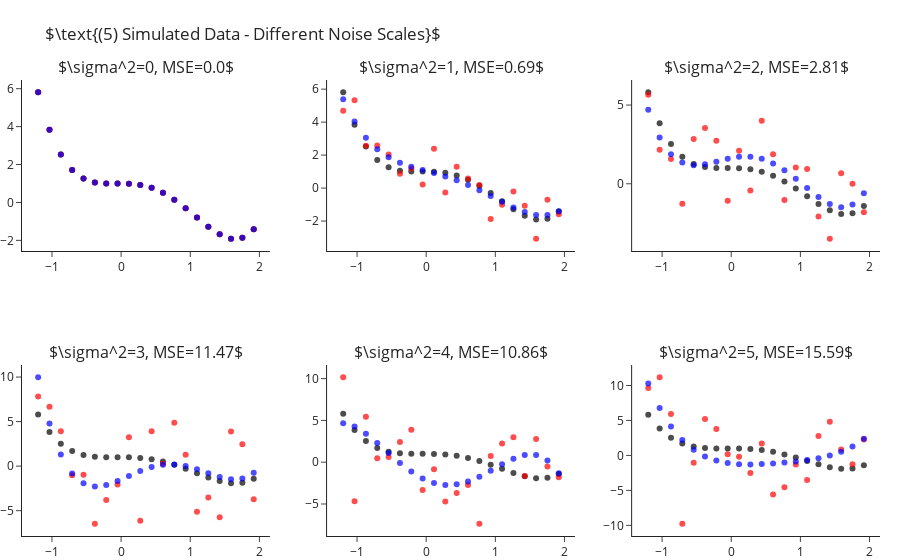

Notebook cell for this chart:
### Markdown cell above
How is it that we are able to fit "better" models for $k$s larger than the true one? As we increase $k$ we enable the model
more "degrees of freedom" to try and adapt itself to the observed data. The higher $k$ the more the learner will "go after
the noise" and miss the real signal of the data. In other words, what we have just observed is what is known as **overfitting**.

Later in the course we will learn methods for detection and avoidance of overfitting.


## Fitting Polynomial Over Different Sample Noise Levels

Next, let us set $k=4$ (the true values) and study the outputted models when training over different noise levels. Though
we will only be changing the scale of the noise (i.e. the variance, $\sigma^2$), changing other properties such as its
distribution is interesting too. As we would expect, as we increase the scale of the noise our error increases. We can
observe this also in a visual manner, where the fitted polynomial (in blue) less and less resembles the actual model (in black).

### Code cell
scales = range(6)
fig = make_subplots(2, 3, subplot_titles=list(map(str, scales)))
for i, s in enumerate(scales):
    r,c = i//3+1, i%3+1
    
    y = y_ + np.random.normal(scale=s, size=len(y_))
    y_hat = make_pipeline(PolynomialFeatures(4), LinearRegression(fit_intercept=False)).fit(X, y).predict(X)

    fig.add_traces([go.Scatter(x=x, y=y_, mode="markers", name="Real Points",  marker=dict(color="black", opacity=.7), showlegend=False),
                    go.Scatter(x=x, y=y, mode="markers", name="Observed Points",  marker=dict(color="red", opacity=.7), showlegend=False),
                    go.Scatter(x=x, y=y_hat, mode="markers", name="Predicted Points",  marker=dict(color="blue", opacity=.7), showlegend=False)], rows=r, cols=c)
    fig["layout"]["annotations"][i]["text"] = rf"$\sigma^2={{0}}, MSE={{1}}$".format(s, round(np.mean((y-y_hat)**2), 2))

fig.update_layout(title=r"$\text{(5) Simulated Data - Different Noise Scales}$", margin=dict(t=80)).show()

### Figure 1 — Plotly figure (JSON) as saved in the notebook; plotly's stock layout.template omitted (floating-point values rounded to 4 significant figures)
{"data": [{"marker": {"color": "black", "opacity": 0.7}, "mode": "markers", "name": "Real Points", "showlegend": false, "x": [-1.2, -1.036, -0.8718, -0.7077, -0.5436, -0.3795, -0.2154, -0.05128, 0.1128, 0.2769, 0.441, 0.6051, 0.7692, 0.9333, 1.097, 1.262, 1.426, 1.59, 1.754, 1.918], "y": [5.81, 3.838, 2.523, 1.709, 1.261, 1.058, 0.9989, 0.999, 0.9909, 0.9251, 0.769, 0.5078, 0.1439, -0.3028, -0.7951, -1.278, -1.68, -1.912, -1.866, -1.418], "type": "scatter", "xaxis": "x", "yaxis": "y"}, {"marker": {"color": "red", "opacity": 0.7}, "mode": "markers", "name": "Observed Points", "showlegend": false, "x": [-1.2, -1.036, -0.8718, -0.7077, -0.5436, -0.3795, -0.2154, -0.05128, 0.1128, 0.2769, 0.441, 0.6051, 0.7692, 0.9333, 1.097, 1.262, 1.426, 1.59, 1.754, 1.918], "y": [5.81, 3.838, 2.523, 1.709, 1.261, 1.058, 0.9989, 0.999, 0.9909, 0.9251, 0.769, 0.5078, 0.1439, -0.3028, -0.7951, -1.278, -1.68, -1.912, -1.866, -1.418], "type": "scatter", "xaxis": "x", "yaxis": "y"}, {"marker": {"color": "blue", "opacity": 0.7}, "mode": "markers", "name": "Predicted Points", "showlegend": false, "x": [-1.2, -1.036, -0.8718, -0.7077, -0.5436, -0.3795, -0.2154, -0.05128, 0.1128, 0.2769, 0.441, 0.6051, 0.7692, 0.9333, 1.097, 1.262, 1.426, 1.59, 1.754, 1.918], "y": [5.81, 3.838, 2.523, 1.709, 1.261, 1.058, 0.9989, 0.999, 0.9909, 0.9251, 0.769, 0.5078, 0.1439, -0.3028, -0.7951, -1.278, -1.68, -1.912, -1.866, -1.418], "type": "scatter", "xaxis": "x", "yaxis": "y"}, {"marker": {"color": "black", "opacity": 0.7}, "mode": "markers", "name": "Real Points", "showlegend": false, "x": [-1.2, -1.036, -0.8718, -0.7077, -0.5436, -0.3795, -0.2154, -0.05128, 0.1128, 0.2769, 0.441, 0.6051, 0.7692, 0.9333, 1.097, 1.262, 1.426, 1.59, 1.754, 1.918], "y": [5.81, 3.838, 2.523, 1.709, 1.261, 1.058, 0.9989, 0.999, 0.9909, 0.9251, 0.769, 0.5078, 0.1439, -0.3028, -0.7951, -1.278, -1.68, -1.912, -1.866, -1.418], "type": "scatter", "xaxis": "x2", "yaxis": "y2"}, {"marker": {"color": "red", "opacity": 0.7}, "mode": "markers", "name": "Observed Points", "showlegend": false, "x": [-1.2, -1.036, -0.8718, -0.7077, -0.5436, -0.3795, -0.2154, -0.05128, 0.1128, 0.2769, 0.441, 0.6051, 0.7692, 0.9333, 1.097, 1.262, 1.426, 1.59, 1.754, 1.918], "y": [4.696, 5.322, 2.573, 2.581, 2.037, 0.8742, 1.19, 0.2144, 2.382, -0.2701, 1.295, 0.5855, 0.1858, -1.873, -1.009, -0.2017, -1.069, -3.071, -0.7051, -1.583], "type": "scatter", "xaxis": "x2", "yaxis": "y2"}, {"marker": {"color": "blue", "opacity": 0.7}, "mode": "markers", "name": "Predicted Points", "showlegend": false, "x": [-1.2, -1.036, -0.8718, -0.7077, -0.5436, -0.3795, -0.2154, -0.05128, 0.1128, 0.2769, 0.441, 0.6051, 0.7692, 0.9333, 1.097, 1.262, 1.426, 1.59, 1.754, 1.918], "y": [5.391, 4.034, 3.048, 2.351, 1.867, 1.532, 1.29, 1.095, 0.9099, 0.7083, 0.4724, 0.194, -0.1255, -0.4753, -0.8351, -1.175, -1.456, -1.629, -1.636, -1.409], "type": "scatter", "xaxis": "x2", "yaxis": "y2"}, {"marker": {"color": "black", "opacity": 0.7}, "mode": "markers", "name": "Real Points", "showlegend": false, "x": [-1.2, -1.036, -0.8718, -0.7077, -0.5436, -0.3795, -0.2154, -0.05128, 0.1128, 0.2769, 0.441, 0.6051, 0.7692, 0.9333, 1.097, 1.262, 1.426, 1.59, 1.754, 1.918], "y": [5.81, 3.838, 2.523, 1.709, 1.261, 1.058, 0.9989, 0.999, 0.9909, 0.9251, 0.769, 0.5078, 0.1439, -0.3028, -0.7951, -1.278, -1.68, -1.912, -1.866, -1.418], "type": "scatter", "xaxis": "x3", "yaxis": "y3"}, {"marker": {"color": "red", "opacity": 0.7}, "mode": "markers", "name": "Observed Points", "showlegend": false, "x": [-1.2, -1.036, -0.8718, -0.7077, -0.5436, -0.3795, -0.2154, -0.05128, 0.1128, 0.2769, 0.441, 0.6051, 0.7692, 0.9333, 1.097, 1.262, 1.426, 1.59, 1.754, 1.918], "y": [5.658, 2.157, 1.571, -1.269, 2.851, 3.541, 2.731, -1.071, 2.09, -0.4275, 4.007, 1.874, -1.036, 1.038, 0.9311, -2.074, -3.488, 0.6652, 0.0001937, -1.802], "type": "scatter", "xaxis": "x3", "yaxis": "y3"}, {"marker": {"color": "blue", "opacity": 0.7}, "mode": "markers", "name": "Predicted Points", "showlegend": false, "x": [-1.2, -1.036, -0.8718, -0.7077, -0.5436, -0.3795, -0.2154, -0.05128, 0.1128, 0.2769, 0.441, 0.6051, 0.7692, 0.9333, 1.097, 1.262, 1.426, 1.59, 1.754, 1.918], "y": [4.705, 2.939, 1.88, 1.346, 1.178, 1.237, 1.405, 1.587, 1.709, 1.717, 1.582, 1.292, 0.861, 0.3215, -0.2712, -0.8405, -1.288, -1.495, -1.319, -0.5986], "type": "scatter", "xaxis": "x3", "yaxis": "y3"}, {"marker": {"color": "black", "opacity": 0.7}, "mode": "markers", "name": "Real Points", "showlegend": false, "x": [-1.2, -1.036, -0.8718, -0.7077, -0.5436, -0.3795, -0.2154, -0.05128, 0.1128, 0.2769, 0.441, 0.6051, 0.7692, 0.9333, 1.097, 1.262, 1.426, 1.59, 1.754, 1.918], "y": [5.81, 3.838, 2.523, 1.709, 1.261, 1.058, 0.9989, 0.999, 0.9909, 0.9251, 0.769, 0.5078, 0.1439, -0.3028, -0.7951, -1.278, -1.68, -1.912, -1.866, -1.418], "type": "scatter", "xaxis": "x4", "yaxis": "y4"}, {"marker": {"color": "red", "opacity": 0.7}, "mode": "markers", "name": "Observed Points", "showlegend": false, "x": [-1.2, -1.036, -0.8718, -0.7077, -0.5436, -0.3795, -0.2154, -0.05128, 0.1128, 0.2769, 0.441, 0.6051, 0.7692, 0.9333, 1.097, 1.262, 1.426, 1.59, 1.754, 1.918], "y": [7.828, 6.68, 3.926, -1.014, -0.9708, -6.463, -3.803, -2.059, 3.255, -6.123, 3.918, 0.2784, 4.867, 1.27, -5.119, -3.522, -5.726, 3.889, 2.449, -3.722], "type": "scatter", "xaxis": "x4", "yaxis": "y4"}, {"marker": {"color": "blue", "opacity": 0.7}, "mode": "markers", "name": "Predicted Points", "showlegend": false, "x": [-1.2, -1.036, -0.8718, -0.7077, -0.5436, -0.3795, -0.2154, -0.05128, 0.1128, 0.2769, 0.441, 0.6051, 0.7692, 0.9333, 1.097, 1.262, 1.426, 1.59, 1.754, 1.918], "y": [9.973, 4.791, 1.31, -0.8235, -1.925, -2.276, -2.122, -1.672, -1.1, -0.5446, -0.1075, 0.1441, 0.1791, 0.002305, -0.3461, -0.7901, -1.218, -1.482, -1.4, -0.7521], "type": "scatter", "xaxis": "x4", "yaxis": "y4"}, {"marker": {"color": "black", "opacity": 0.7}, "mode": "markers", "name": "Real Points", "showlegend": false, "x": [-1.2, -1.036, -0.8718, -0.7077, -0.5436, -0.3795, -0.2154, -0.05128, 0.1128, 0.2769, 0.441, 0.6051, 0.7692, 0.9333, 1.097, 1.262, 1.426, 1.59, 1.754, 1.918], "y": [5.81, 3.838, 2.523, 1.709, 1.261, 1.058, 0.9989, 0.999, 0.9909, 0.9251, 0.769, 0.5078, 0.1439, -0.3028, -0.7951, -1.278, -1.68, -1.912, -1.866, -1.418], "type": "scatter", "xaxis": "x5", "yaxis": "y5"}, {"marker": {"color": "red", "opacity": 0.7}, "mode": "markers", "name": "Observed Points", "showlegend": false, "x": [-1.2, -1.036, -0.8718, -0.7077, -0.5436, -0.3795, -0.2154, -0.05128, 0.1128, 0.2769, 0.441, 0.6051, 0.7692, 0.9333, 1.097, 1.262, 1.426, 1.59, 1.754, 1.918], "y": [10.16, -4.671, 5.451, 0.4826, 0.6168, 2.42, 3.896, -3.327, -0.8387, -4.708, -3.675, -2.735, -7.358, 0.7475, 2.235, 2.988, -1.661, 2.765, -0.5183, -1.786], "type": "scatter", "xaxis": "x5", "yaxis": "y5"}, {"marker": {"color": "blue", "opacity": 0.7}, "mode": "markers", "name": "Predicted Points", "showlegend": false, "x": [-1.2, -1.036, -0.8718, -0.7077, -0.5436, -0.3795, -0.2154, -0.05128, 0.1128, 0.2769, 0.441, 0.6051, 0.7692, 0.9333, 1.097, 1.262, 1.426, 1.59, 1.754, 1.918], "y": [4.669, 4.268, 3.418, 2.307, 1.096, -0.08289, -1.121, -1.937, -2.478, -2.716, -2.649, -2.304, -1.732, -1.011, -0.2481, 0.4266, 0.8541, 0.8497, 0.202, -1.327], "type": "scatter", "xaxis": "x5", "yaxis": "y5"}, {"marker": {"color": "black", "opacity": 0.7}, "mode": "markers", "name": "Real Points", "showlegend": false, "x": [-1.2, -1.036, -0.8718, -0.7077, -0.5436, -0.3795, -0.2154, -0.05128, 0.1128, 0.2769, 0.441, 0.6051, 0.7692, 0.9333, 1.097, 1.262, 1.426, 1.59, 1.754, 1.918], "y": [5.81, 3.838, 2.523, 1.709, 1.261, 1.058, 0.9989, 0.999, 0.9909, 0.9251, 0.769, 0.5078, 0.1439, -0.3028, -0.7951, -1.278, -1.68, -1.912, -1.866, -1.418], "type": "scatter", "xaxis": "x6", "yaxis": "y6"}, {"marker": {"color": "red", "opacity": 0.7}, "mode": "markers", "name": "Observed Points", "showlegend": false, "x": [-1.2, -1.036, -0.8718, -0.7077, -0.5436, -0.3795, -0.2154, -0.05128, 0.1128, 0.2769, 0.441, 0.6051, 0.7692, 0.9333, 1.097, 1.262, 1.426, 1.59, 1.754, 1.918], "y": [9.628, 11.17, 5.922, -9.762, -1.042, 5.215, 3.768, 0.1531, -0.1978, -2.521, 1.714, -5.597, -4.547, -1.302, -3.502, 2.772, 4.828, 0.831, -1.272, 2.264], "type": "scatter", "xaxis": "x6", "yaxis": "y6"}, {"marker": {"color": "blue", "opacity": 0.7}, "mode": "markers", "name": "Predicted Points", "showlegend": false, "x": [-1.2, -1.036, -0.8718, -0.7077, -0.5436, -0.3795, -0.2154, -0.05128, 0.1128, 0.2769, 0.441, 0.6051, 0.7692, 0.9333, 1.097, 1.262, 1.426, 1.59, 1.754, 1.918], "y": [10.28, 6.797, 4.15, 2.195, 0.8031, -0.1425, -0.7435, -1.087, -1.248, -1.283, -1.239, -1.146, -1.021, -0.865, -0.667, -0.4007, -0.02555, 0.513, 1.284, 2.37], "type": "scatter", "xaxis": "x6", "yaxis": "y6"}], "layout": {"xaxis": {"anchor": "y", "domain": [0.0, 0.2889]}, "yaxis": {"anchor": "x", "domain": [0.625, 1.0]}, "xaxis2": {"anchor": "y2", "domain": [0.3556, 0.6444]}, "yaxis2": {"anchor": "x2", "domain": [0.625, 1.0]}, "xaxis3": {"anchor": "y3", "domain": [0.7111, 1.0]}, "yaxis3": {"anchor": "x3", "domain": [0.625, 1.0]}, "xaxis4": {"anchor": "y4", "domain": [0.0, 0.2889]}, "yaxis4": {"anchor": "x4", "domain": [0.0, 0.375]}, "xaxis5": {"anchor": "y5", "domain": [0.3556, 0.6444]}, "yaxis5": {"anchor": "x5", "domain": [0.0, 0.375]}, "xaxis6": {"anchor": "y6", "domain": [0.7111, 1.0]}, "yaxis6": {"anchor": "x6", "domain": [0.0, 0.375]}, "annotations": [{"font": {"size": 16}, "showarrow": false, "text": "$\\sigma^2=0, MSE=0.0$", "x": 0.1444, "xanchor": "center", "xref": "paper", "y": 1.0, "yanchor": "bottom", "yref": "paper"}, {"font": {"size": 16}, "showarrow": false, "text": "$\\sigma^2=1, MSE=0.69$", "x": 0.5, "xanchor": "center", "xref": "paper", "y": 1.0, "yanchor": "bottom", "yref": "paper"}, {"font": {"size": 16}, "showarrow": false, "text": "$\\sigma^2=2, MSE=2.81$", "x": 0.8556, "xanchor": "center", "xref": "paper", "y": 1.0, "yanchor": "bottom", "yref": "paper"}, {"font": {"size": 16}, "showarrow": false, "text": "$\\sigma^2=3, MSE=11.47$", "x": 0.1444, "xanchor": "center", "xref": "paper", "y": 0.375, "yanchor": "bottom", "yref": "paper"}, {"font": {"size": 16}, "showarrow": false, "text": "$\\sigma^2=4, MSE=10.86$", "x": 0.5, "xanchor": "center", "xref": "paper", "y": 0.375, "yanchor": "bottom", "yref": "paper"}, {"font": {"size": 16}, "showarrow": false, "text": "$\\sigma^2=5, MSE=15.59$", "x": 0.8556, "xanchor": "center", "xref": "paper", "y": 0.375, "yanchor": "bottom", "yref": "paper"}], "margin": {"t": 80}, "title": {"text": "$\\text{(5) Simulated Data - Different Noise Scales}$"}}}
